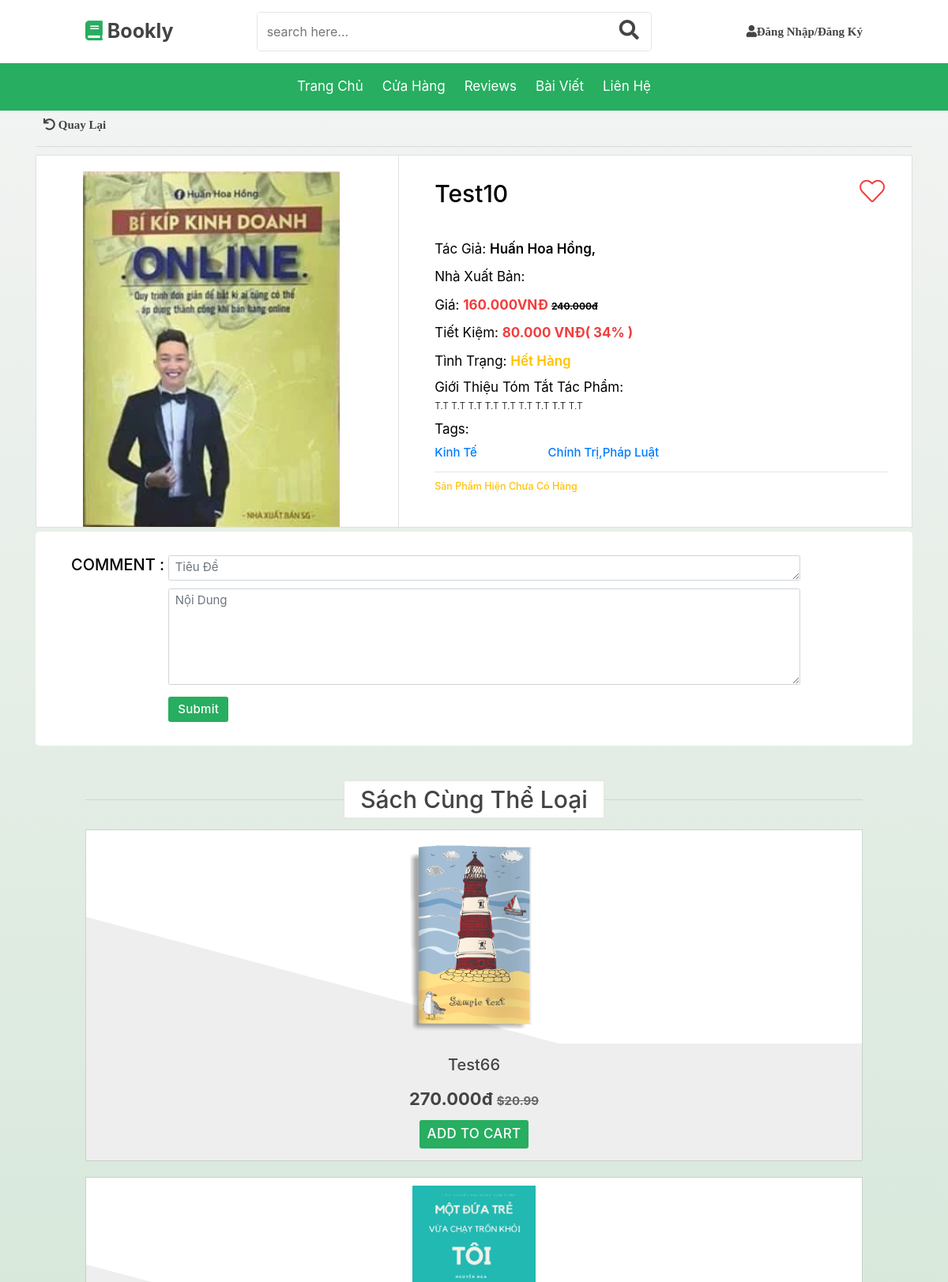
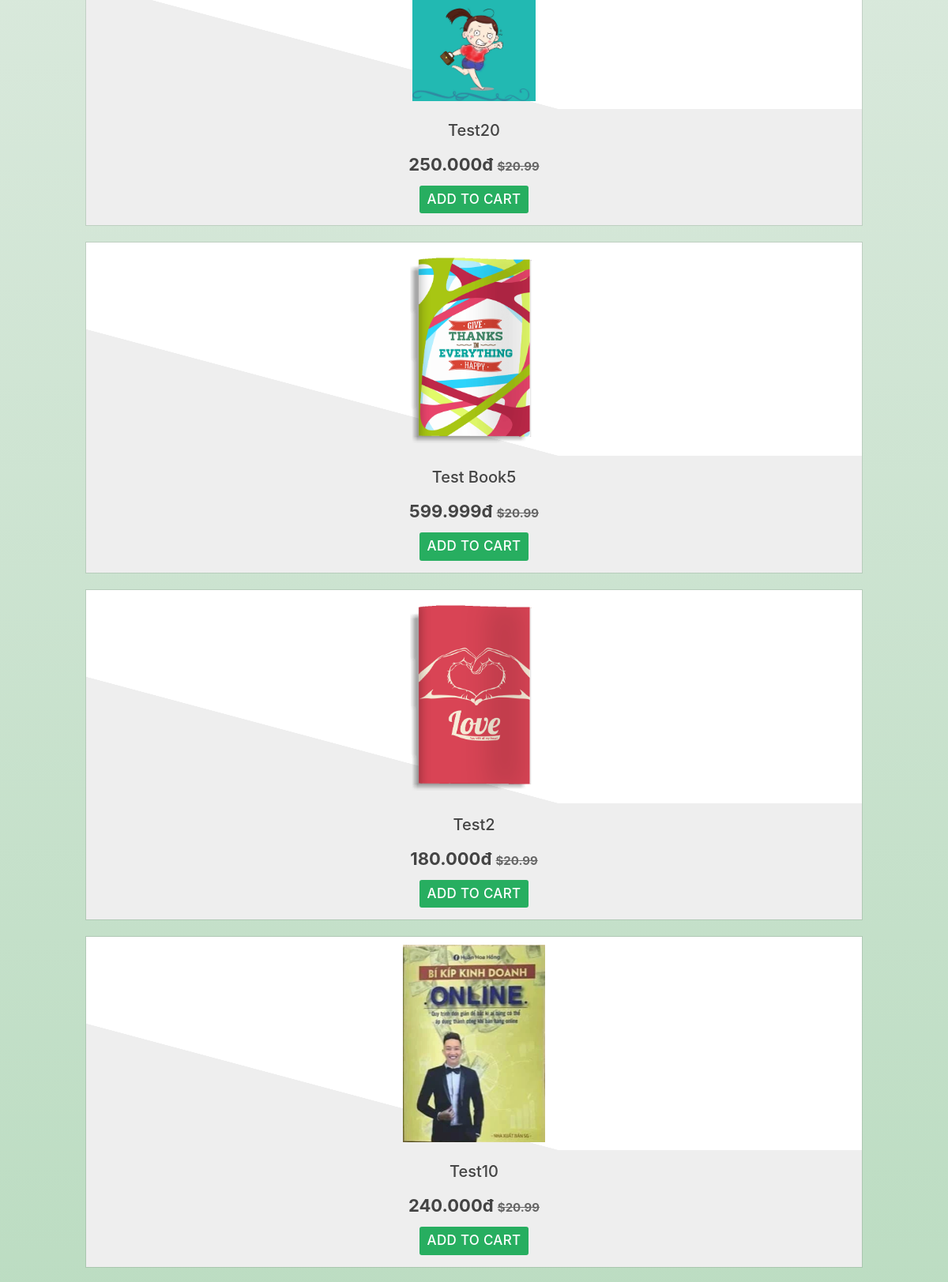
Screenshot of /book_detail.php?id=70 (upper part) with the database file from the repository (2 pictures, top to bottom).
### tables this page shows
CREATE TABLE `books` (
  `id` int(11) NOT NULL,
  `tittle` varchar(255) NOT NULL,
  `image` varchar(255) NOT NULL,
  `price` float NOT NULL DEFAULT 0,
  `discount` float NOT NULL DEFAULT 0,
  `import_price` float NOT NULL DEFAULT 0,
  `quantity` int(11) NOT NULL,
  `content` longtext NOT NULL,
  `publication_date` int(11) DEFAULT NULL,
  `created_date` datetime NOT NULL,
  `last_updated` datetime NOT NULL
);

### book_detail.php (the view, shortened to what this page needs)
<?php
    include 'header.php' ;
    $result = mysqli_query($con, "SELECT * FROM `books` WHERE `id` = ".$_GET['id']);
    $book = mysqli_fetch_assoc($result);
    $imgLibrary = mysqli_query($con, "SELECT * FROM `books_library` WHERE `book_id` = ".$_GET['id']);
    $book['images'] = mysqli_fetch_all($imgLibrary, MYSQLI_ASSOC);
    $result3 = mysqli_query($con, "SELECT books_genres.genres_id,genres.name
    FROM `books_genres` INNER JOIN `genres` ON books_genres.genres_id = genres.id
      WHERE `book_id` = " . $_GET['id']);
    $result2 = mysqli_query($con, "SELECT authors.first_name,authors.last_name, books_authors.author_id
                                FROM `books_authors`  INNER JOIN `authors` ON books_authors.author_id = authors.id
                                WHERE `book_id` = " . $_GET['id'] );
?>
        <link rel="stylesheet" href="./assets/css/book_detail.css">
        <link rel="stylesheet" href="./assets/js/book.js">
        <div class="container">
        <a href="javascript:window.history.go(-1)" class="fa fa-undo" style="font-size: 1.5rem; margin: 10px; text-decoration: none; color: #434343; ">  Quay lại</a>
        <hr>
            <div class="card">
            	<div class="row">
            		<aside class="col-sm-5 border-right">
                  <article class="gallery-wrap">
                    <div class="img-big-wrap" >
                      <a href="#"><img src="<?=$book['image']?>"></a>
                    </div>
                  </article>
            		</aside>
            		<aside class="col-sm-7">
                  <article class="card-body p-5">
            	      <h3 class="product-name"><?= $book['tittle']?></h3>
                    <p class="author-detail-wrap" style="margin-top:20px;">
                      <span class="category">Tác giả: </span>
                      <span class="category-info  h3 ">
                        <?php
                            while ($author = mysqli_fetch_array($result2)){
                                ?>
                            <a class="category-info" href="book.php?author_id=<?= $author['author_id']?>" ><?= $author['first_name']." ".$author['last_name'].","?></a>
                            <?php }
                            ?>
                    	</span>
                    </p>
                    <p class="publisher-detail-wrap">
                        <span class="category">Nhà xuất bản: </span>
                    </p>
                    <p class="price-detail-wrap">
                        <span class="category">Giá: </span>
                    	<span class="category-info price h3 ">
                    		<span class="num"><?= number_format($book['price']-$book['discount'] , 0, ",", ".") ?>VNĐ</span>
                            <span style="color:black;font-size: 1.2rem;text-decoration: line-through;"><?=number_format($book['price'], 0, ",", ".") ?>đ</span>
                    	</span>
                    </p>
                    <p class="discount-detail-wrap">
                        <span class="category">Tiết kiệm: </span>
                    	<span class="category-info price h5 ">
                    		<span class="num"><?= number_format($book['discount'], 0, ",", ".") ?></span><span class="currency"> VNĐ</span><span>( <?=ceil( $book['discount']/$book['price']*100 )?>% )</span>
                    	</span>
                    </p>
                    <p class="quantity-detail-wrap">
                        <span class="category">Tình trạng: </span>
                        <?php if ($book['quantity'] > 0) { ?>
                        	<span class="category-info  h5 text-success"> Còn hàng</span>
                        <?php } else { ?>
                          <span class="category-info  h5 text-warning"> Hết hàng</span>
                        <?php } ?>
                    </p>
                    <?php
                            $exists = mysqli_query($con, "SELECT * FROM favorites WHERE book_id = '$bo_id' AND customer_id = '$u_id'");
                            $numrecord = mysqli_num_rows($exists);
                            if ($numrecord != 0){
                                if (isset($_GET['action']) && $_GET['action'] == 'delfvr')
                                {
                                    $result = mysqli_query($con, "DELETE FROM favorites WHERE book_id = $bo_id AND customer_id = $u_id");
                                    if (isset($_GET['action']) && $_GET['action'] == 'addfvr')
                                    {
                                        $result = mysqli_query($con, "INSERT INTO favorites(book_id, customer_id)
                                        VALUES ('$bo_id', '$u_id')");
                                    }else {
                                            $bo_id = $_GET['id'];
                                            $u_id = $currentUser['id'];
                                            ?>
                                            <form action="./book_detail.php?action=addfvr&id=<?=$bo_id?>" method="Post" enctype="multipart/form-data"autocomplete="off" id="registrationForm">
                                                    <input type="hidden" name="book_id" id="book_id" value="<?= $bo_id ?>" />
                                                    <input type="hidden" name="user_id" id="user_id" value="<?= $u_id?>" />
                                                <div class=" form-group" >
                                                    <div class=" col-xs-12">
                                                        <br>
                                                        <button class="btn-hidden" type="submit" name ="submit1" onclick="alert('Đã thêm vào yêu thích');">
                                                        <i class="heart-position fas fa-heart" style="color :white" ></i>  </button>
                                                    </div>
                                                </div>
                                            </form>
                                        <?php
                                    }
                                }else {
                                        $bo_id = $_GET['id'];
                                        $u_id = $currentUser['id'];
                                        ?>
                                        <form action="./book_detail.php?action=delfvr&id=<?=$bo_id?>" method="Post" enctype="multipart/form-data"autocomplete="off" id="registrationForm">
                                                <input type="hidden" name="book_id" id="book_id" value="<?= $bo_id ?>" />
                                                <input type="hidden" name="user_id" id="user_id" value="<?= $u_id?>" />
                                            <div class=" form-group">
                                                <div class=" col-xs-12">
                                                    <br>
                                                    <button class="btn-hidden" type="submit" name ="submit1" onclick="alert('Đã hủy yêu thích');">
                                                    <i class="heart-position fas fa-heart" style="color :#f03e3e" ></i> </button>
                                                </div>
                                            </div>
                                        </form>
                                    <?php
                                }
                            }else{
                                if (isset($_GET['action']) && $_GET['action'] == 'addfvr')
                                {
                                    $result = mysqli_query($con, "INSERT INTO favorites(book_id, customer_id)
                                    VALUES ('$bo_id', '$u_id')");
                                    if (isset($_GET['action']) && $_GET['action'] == 'delfvr')
                                    {
                                        $result = mysqli_query($con, "DELETE FROM favorites WHERE book_id = $bo_id AND customer_id = $u_id");
                                    }else {
                                            $bo_id = $_GET['id'];
                                            $u_id = $currentUser['id'];
                                            ?>
                                            <form action="./book_detail.php?action=delfvr&id=<?=$bo_id?>" method="Post" enctype="multipart/form-data"autocomplete="off" id="registrationForm">
                                                    <input type="hidden" name="book_id" id="book_id" value="<?= $bo_id ?>" />
                                                    <input type="hidden" name="user_id" id="user_id" value="<?= $u_id?>" />
                                                <div class=" form-group">
                                                    <div class=" col-xs-12">
                                                        <br>
                                                        <button class="btn-hidden" type="submit" name ="submit1" onclick="alert('Đã hủy yêu thích');">
                                                        <i class="heart-position fas fa-heart" style="color : #f03e3e"></i> </button>
                                                    </div>
                                                </div>
                                            </form>
                                        <?php
                                    }
                                }else {
                                        $bo_id = $_GET['id'];
                                        ?>
                                        <form action="./book_detail.php?action=addfvr&id=<?=$bo_id?>" method="Post" enctype="multipart/form-data"autocomplete="off" id="registrationForm">
                                            <div class=" form-group">
                                                <div class=" col-xs-12">
                                                    <br>
                                                    <button class="btn-hidden" type="submit" name ="submit1" onclick="alert('Đã thêm vào yêu thích');">
                                                    <i class="heart-position fas fa-heart" style="color :white"></i> </button>
                                                </div>
                                            </div>
                                        </form>
                                    <?php
                                }
                            }
                            ?>
                    <dl class="item-property">
                        <h4 class="category">Giới thiệu tóm tắt tác phẩm:</h4>
                        <dd>
                            <p class="overview-content"> <?= $book['content'] ?> </p>
                        </dd>
                    </dl>
                    <dl class="param param-feature">
                      <h4 class="category">Tags:</h4>
                            <div class="grid-3-col">
                            <?php
                            $where3 ="";
                            while ($genres = mysqli_fetch_array($result3)){
                                $genres_id = $genres['genres_id'];
                                $where3 .= (!empty($where3))? " OR "."`genres_id` = $genres_id" : "`genres_id` = $genres_id";
                                ?>
                            <a href="book.php?genres_id=<?= $genres['genres_id']?>" ><h4 class="tag-content"><?= $genres['name'] ?> </h4></a>
                            <?php }
                                $genres_same = mysqli_query($con, "SELECT DISTINCT books_genres.book_id,books.*
                                  FROM `books_genres`  INNER JOIN `books` ON books_genres.book_id = books.id
                                                      WHERE (".$where3.")
                                                    ORDER BY RAND()
                                                    LIMIT 8;  ");
                            ?>
                            </div>
                    </dl>
                    <hr>
            	      <div class="row">
            	      	<div class="col-sm-6">
                      <?php if ($book['quantity'] > 0) { ?>
                            <div class="amount-selection-container">
            	      		  <p class="category delete-margin">Số lượng:</p>
                            <form id="add-to-cart-form" action="cart.php?action=add" method="POST">
                                <div class="category row" ><input class="number-select" type="number" value="1" name="quantity[<?=$book['id']?>]" size="2" /></div>
                                </div>
                                <div class="button-container">
                                    <input class="buy-button btn btn-lg btn-primary text-uppercase" type="submit" value="Mua ngay"  />
                                    <a href="#" class="cart-button btn btn-lg btn-outline-primary text-uppercase"> <i class="fas fa-shopping-cart"></i> Thêm vào giỏ hàng </a>
                                </div>
                            </form>
                      <?php } else { ?>
                          <span class="h5 text-warning">Sản phẩm hiện chưa có hàng</span>
                      <?php } ?>
            	      	</div>
            	      </div>
                  </article>
            		</aside>
            	</div>
            </div>
            <div class="review_card">
              <div class="row justify-content-left d-flex">
                    <h2>COMMENT  : </h2>
                    <form method="post">
                        <textarea class="form-control" name="tittle" rows="1" placeholder="Tiêu đề" style="width: 800px;"></textarea>
                        <textarea class="form-control" name="content" rows="5" placeholder="Nội dung" style="width: 800px;"></textarea>
                        <input type="submit" class="comment-button" onclick="alert('Bình luận đã được gửi');">
                    </form>
              </div>
            </div>
        </div>
    <section class="featured" id="featured">
        <h1 class="heading"> <span>Sách cùng thể loại</span> </h1>
        <div class="swiper featured-slider">
            <div class="swiper-wrapper">
            <?php while ($row_genres = mysqli_fetch_array($genres_same)) {?>
                <div class="swiper-slide box">
                    <div class="image">
                        <a href="book_detail.php?id=<?= $row_genres['id'] ?>"><img src="./<?= $row_genres['image'] ?>" alt="<?= $row_genres['tittle'] ?>" alt=""></a>
                    </div>
                    <div class="content">
                        <h3><?= $row_genres['tittle'] ?></h3>
                        <div class="price"><?= number_format($row_genres['price'], 0, ",", ".") ?>đ <span> $20.99</span></div>
                        <form id="add-to-cart-form" action="cart.php?action=add" method="POST">
                        <input class="add-cart-button" type="submit" value="Add to cart"  />
                        </form>
                    </div>
                </div>
            <?php } ?>
            </div>
        </div>
    </section>
  </body>
  <script src="https://cdn.jsdelivr.net/npm/bootstrap@4.6.0/dist/js/bootstrap.min.js"></script></body>
</html>

### rows the page displays
books: image (picture), tittle "Test10", $book['price']-$book['discount'] "160.000", price "240.000", discount "80.000", ceil( $book['discount']/$book['price']*100 ) "34", content "T.T T.T T.T T.T T.T T.T T.T T.T T.T"
books: image (picture), tittle "Test66", price "270.000"
books: image (picture), tittle "Test20", price "250.000"
books: image (picture), tittle "Test Book5", price "599.999"
books: image (picture), tittle "Test2", price "180.000"

### other values shown
$author['first_name'] "Huấn"
$author['last_name'] "Hoa Hồng"
$genres['name'] "Kinh Tế"
$genres['name'] "Chính Trị,pháp Luật"
